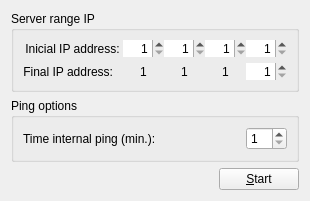
<ui version="4.0" >
 <class>CSServerConfig</class>
 <widget class="QWidget" name="CSServerConfig" >
  <property name="geometry" >
   <rect>
    <x>0</x>
    <y>0</y>
    <width>297</width>
    <height>186</height>
   </rect>
  </property>
  <property name="windowTitle" >
   <string>Form</string>
  </property>
  <layout class="QVBoxLayout" name="verticalLayout_2" >
   <item>
    <widget class="QGroupBox" name="groupBox_2" >
     <property name="title" >
      <string>Server range IP</string>
     </property>
     <layout class="QGridLayout" name="gridLayout" >
      <property name="horizontalSpacing" >
       <number>0</number>
      </property>
      <property name="verticalSpacing" >
       <number>6</number>
      </property>
      <property name="margin" >
       <number>9</number>
      </property>
      <item row="0" column="0" >
       <widget class="QLabel" name="label_3" >
        <property name="text" >
         <string>Inicial IP address: </string>
        </property>
        <property name="alignment" >
         <set>Qt::AlignRight|Qt::AlignTrailing|Qt::AlignVCenter</set>
        </property>
       </widget>
      </item>
      <item row="0" column="1" >
       <widget class="QSpinBox" name="initialValue_4" >
        <property name="sizePolicy" >
         <sizepolicy vsizetype="Fixed" hsizetype="Minimum" >
          <horstretch>0</horstretch>
          <verstretch>0</verstretch>
         </sizepolicy>
        </property>
        <property name="mouseTracking" >
         <bool>true</bool>
        </property>
        <property name="toolTip" >
         <string>Initial IP</string>
        </property>
        <property name="frame" >
         <bool>false</bool>
        </property>
        <property name="alignment" >
         <set>Qt::AlignRight|Qt::AlignTrailing|Qt::AlignVCenter</set>
        </property>
        <property name="readOnly" >
         <bool>false</bool>
        </property>
        <property name="accelerated" >
         <bool>true</bool>
        </property>
        <property name="minimum" >
         <number>1</number>
        </property>
        <property name="maximum" >
         <number>255</number>
        </property>
       </widget>
      </item>
      <item row="0" column="2" >
       <widget class="QSpinBox" name="initialValue_3" >
        <property name="sizePolicy" >
         <sizepolicy vsizetype="Fixed" hsizetype="Minimum" >
          <horstretch>0</horstretch>
          <verstretch>0</verstretch>
         </sizepolicy>
        </property>
        <property name="mouseTracking" >
         <bool>true</bool>
        </property>
        <property name="toolTip" >
         <string>Initial IP</string>
        </property>
        <property name="frame" >
         <bool>false</bool>
        </property>
        <property name="alignment" >
         <set>Qt::AlignRight|Qt::AlignTrailing|Qt::AlignVCenter</set>
        </property>
        <property name="readOnly" >
         <bool>false</bool>
        </property>
        <property name="accelerated" >
         <bool>true</bool>
        </property>
        <property name="minimum" >
         <number>1</number>
        </property>
        <property name="maximum" >
         <number>255</number>
        </property>
       </widget>
      </item>
      <item row="0" column="3" >
       <widget class="QSpinBox" name="initialValue_2" >
        <property name="sizePolicy" >
         <sizepolicy vsizetype="Fixed" hsizetype="Minimum" >
          <horstretch>0</horstretch>
          <verstretch>0</verstretch>
         </sizepolicy>
        </property>
        <property name="mouseTracking" >
         <bool>true</bool>
        </property>
        <property name="toolTip" >
         <string>Initial IP</string>
        </property>
        <property name="frame" >
         <bool>false</bool>
        </property>
        <property name="alignment" >
         <set>Qt::AlignRight|Qt::AlignTrailing|Qt::AlignVCenter</set>
        </property>
        <property name="readOnly" >
         <bool>false</bool>
        </property>
        <property name="accelerated" >
         <bool>true</bool>
        </property>
        <property name="minimum" >
         <number>1</number>
        </property>
        <property name="maximum" >
         <number>255</number>
        </property>
       </widget>
      </item>
      <item row="0" column="4" >
       <widget class="QSpinBox" name="initialValue" >
        <property name="sizePolicy" >
         <sizepolicy vsizetype="Fixed" hsizetype="Minimum" >
          <horstretch>0</horstretch>
          <verstretch>0</verstretch>
         </sizepolicy>
        </property>
        <property name="mouseTracking" >
         <bool>true</bool>
        </property>
        <property name="toolTip" >
         <string>Initial IP</string>
        </property>
        <property name="frame" >
         <bool>false</bool>
        </property>
        <property name="alignment" >
         <set>Qt::AlignRight|Qt::AlignTrailing|Qt::AlignVCenter</set>
        </property>
        <property name="readOnly" >
         <bool>false</bool>
        </property>
        <property name="accelerated" >
         <bool>true</bool>
        </property>
        <property name="minimum" >
         <number>1</number>
        </property>
        <property name="maximum" >
         <number>255</number>
        </property>
       </widget>
      </item>
      <item row="1" column="0" >
       <widget class="QLabel" name="label_4" >
        <property name="text" >
         <string>Final IP address:   </string>
        </property>
        <property name="alignment" >
         <set>Qt::AlignRight|Qt::AlignTrailing|Qt::AlignVCenter</set>
        </property>
       </widget>
      </item>
      <item row="1" column="1" >
       <widget class="QLabel" name="label_2" >
        <property name="text" >
         <string>1</string>
        </property>
        <property name="scaledContents" >
         <bool>false</bool>
        </property>
        <property name="alignment" >
         <set>Qt::AlignCenter</set>
        </property>
        <property name="margin" >
         <number>0</number>
        </property>
       </widget>
      </item>
      <item row="1" column="2" >
       <widget class="QLabel" name="label_5" >
        <property name="text" >
         <string>1</string>
        </property>
        <property name="alignment" >
         <set>Qt::AlignCenter</set>
        </property>
       </widget>
      </item>
      <item row="1" column="3" >
       <widget class="QLabel" name="label_6" >
        <property name="text" >
         <string>1</string>
        </property>
        <property name="alignment" >
         <set>Qt::AlignCenter</set>
        </property>
       </widget>
      </item>
      <item row="1" column="4" >
       <widget class="QSpinBox" name="finalValue" >
        <property name="mouseTracking" >
         <bool>true</bool>
        </property>
        <property name="toolTip" >
         <string>Final IP</string>
        </property>
        <property name="frame" >
         <bool>false</bool>
        </property>
        <property name="alignment" >
         <set>Qt::AlignRight|Qt::AlignTrailing|Qt::AlignVCenter</set>
        </property>
        <property name="readOnly" >
         <bool>false</bool>
        </property>
        <property name="buttonSymbols" >
         <enum>QAbstractSpinBox::UpDownArrows</enum>
        </property>
        <property name="accelerated" >
         <bool>true</bool>
        </property>
        <property name="minimum" >
         <number>1</number>
        </property>
        <property name="maximum" >
         <number>255</number>
        </property>
       </widget>
      </item>
     </layout>
    </widget>
   </item>
   <item>
    <widget class="QGroupBox" name="groupBox" >
     <property name="title" >
      <string>Ping options</string>
     </property>
     <layout class="QHBoxLayout" name="horizontalLayout" >
      <item>
       <widget class="QLabel" name="label" >
        <property name="text" >
         <string>Time internal ping (min.): </string>
        </property>
       </widget>
      </item>
      <item>
       <spacer name="horizontalSpacer_2" >
        <property name="orientation" >
         <enum>Qt::Horizontal</enum>
        </property>
        <property name="sizeHint" stdset="0" >
         <size>
          <width>40</width>
          <height>20</height>
         </size>
        </property>
       </spacer>
      </item>
      <item>
       <widget class="QSpinBox" name="interval" >
        <property name="minimum" >
         <number>1</number>
        </property>
        <property name="maximum" >
         <number>30</number>
        </property>
       </widget>
      </item>
     </layout>
     <zorder>label</zorder>
     <zorder>interval</zorder>
     <zorder>horizontalSpacer_2</zorder>
     <zorder>groupBox_2</zorder>
    </widget>
   </item>
   <item>
    <layout class="QHBoxLayout" name="horizontalLayout_4" >
     <item>
      <spacer name="horizontalSpacer" >
       <property name="orientation" >
        <enum>Qt::Horizontal</enum>
       </property>
       <property name="sizeHint" stdset="0" >
        <size>
         <width>40</width>
         <height>20</height>
        </size>
       </property>
      </spacer>
     </item>
     <item>
      <widget class="QPushButton" name="pushButton" >
       <property name="text" >
        <string>&amp;Start</string>
       </property>
      </widget>
     </item>
    </layout>
   </item>
  </layout>
 </widget>
 <resources/>
 <connections>
  <connection>
   <sender>initialValue</sender>
   <signal>valueChanged(int)</signal>
   <receiver>finalValue</receiver>
   <slot>setValue(int)</slot>
   <hints>
    <hint type="sourcelabel" >
     <x>289</x>
     <y>50</y>
    </hint>
    <hint type="destinationlabel" >
     <x>289</x>
     <y>74</y>
    </hint>
   </hints>
  </connection>
  <connection>
   <sender>initialValue</sender>
   <signal>valueChanged(int)</signal>
   <receiver>CSServerConfig</receiver>
   <slot>publishInitalIP(int)</slot>
   <hints>
    <hint type="sourcelabel" >
     <x>289</x>
     <y>50</y>
    </hint>
    <hint type="destinationlabel" >
     <x>226</x>
     <y>16</y>
    </hint>
   </hints>
  </connection>
  <connection>
   <sender>finalValue</sender>
   <signal>valueChanged(int)</signal>
   <receiver>CSServerConfig</receiver>
   <slot>publishFinalIP(int)</slot>
   <hints>
    <hint type="sourcelabel" >
     <x>289</x>
     <y>74</y>
    </hint>
    <hint type="destinationlabel" >
     <x>226</x>
     <y>64</y>
    </hint>
   </hints>
  </connection>
  <connection>
   <sender>interval</sender>
   <signal>valueChanged(int)</signal>
   <receiver>CSServerConfig</receiver>
   <slot>publishPingInterval(int)</slot>
   <hints>
    <hint type="sourcelabel" >
     <x>290</x>
     <y>137</y>
    </hint>
    <hint type="destinationlabel" >
     <x>226</x>
     <y>125</y>
    </hint>
   </hints>
  </connection>
  <connection>
   <sender>pushButton</sender>
   <signal>clicked()</signal>
   <receiver>CSServerConfig</receiver>
   <slot>configEnds()</slot>
   <hints>
    <hint type="sourcelabel" >
     <x>300</x>
     <y>179</y>
    </hint>
    <hint type="destinationlabel" >
     <x>310</x>
     <y>189</y>
    </hint>
   </hints>
  </connection>
  <connection>
   <sender>initialValue_4</sender>
   <signal>valueChanged(int)</signal>
   <receiver>label_2</receiver>
   <slot>setNum(int)</slot>
   <hints>
    <hint type="sourcelabel" >
     <x>124</x>
     <y>40</y>
    </hint>
    <hint type="destinationlabel" >
     <x>124</x>
     <y>70</y>
    </hint>
   </hints>
  </connection>
  <connection>
   <sender>initialValue_3</sender>
   <signal>valueChanged(int)</signal>
   <receiver>label_5</receiver>
   <slot>setNum(int)</slot>
   <hints>
    <hint type="sourcelabel" >
     <x>165</x>
     <y>38</y>
    </hint>
    <hint type="destinationlabel" >
     <x>170</x>
     <y>61</y>
    </hint>
   </hints>
  </connection>
  <connection>
   <sender>initialValue_2</sender>
   <signal>valueChanged(int)</signal>
   <receiver>label_6</receiver>
   <slot>setNum(int)</slot>
   <hints>
    <hint type="sourcelabel" >
     <x>220</x>
     <y>44</y>
    </hint>
    <hint type="destinationlabel" >
     <x>230</x>
     <y>63</y>
    </hint>
   </hints>
  </connection>
 </connections>
 <slots>
  <slot>configEnds()</slot>
  <slot>publishInitalIP(int)</slot>
  <slot>publishFinalIP(int)</slot>
  <slot>publishPingInterval(int)</slot>
 </slots>
</ui>
